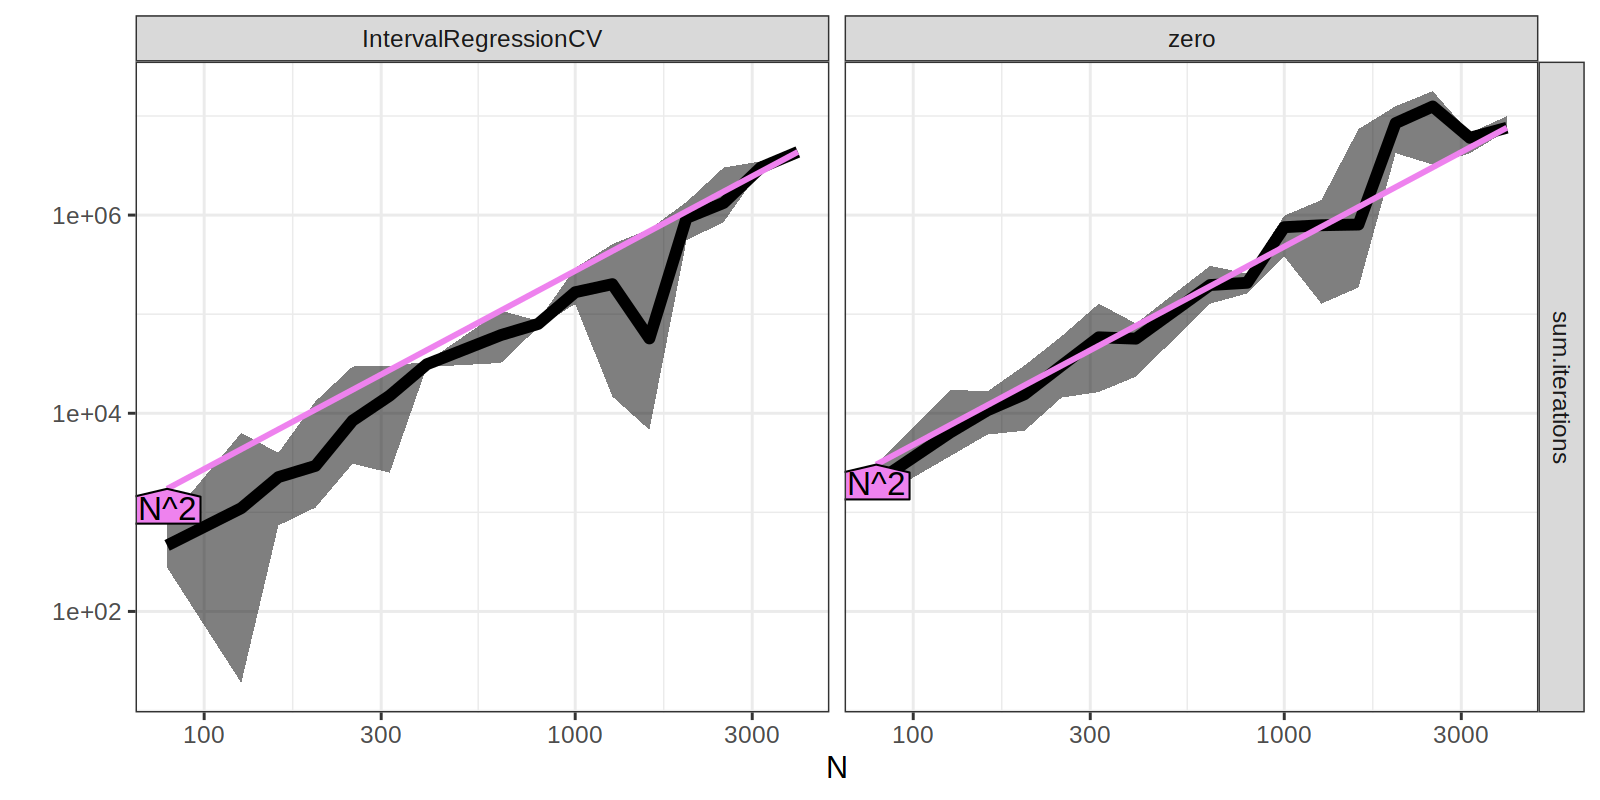

Generate this figure with R:
library(ggplot2)
library(data.table)
setDTthreads(1)
cache.name <- "figure-line-search-complexity-cache.rds"
if(FALSE){
  unlink(file.path(testFold.vec, cache.name), recursive=TRUE)
}

##TODO add for loop over line search set, subtrain or validation?

## > mb[per.set, on=list(set)][order(labels)]
##     megabytes                      set labels
##  1:       554       H3K36me3_TDH_other    200
##  2:       377      H3K36me3_TDH_ENCODE    338
##  3:       375       H3K4me3_TDH_ENCODE    525
##  4:       592       H3K27me3_RL_cancer    570
##  5:       798         H3K27ac_TDH_some    627
##  6:       906      H3K36me3_TDH_immune    630
##  7:       296        H3K27me3_TDH_some    696
##  8:      2407          CTCF_TDH_ENCODE   1378
##  9:      3223           H3K4me1_TDH_BP   1584
## 10:      5871       H3K36me3_AM_immune   1743
## 11:      6407          ATAC_JV_adipose   3241
## 12:      3017       H3K4me3_PGP_immune   3780
## 13:      2902       H3K4me3_TDH_immune   3807
## 14:      5421 H3K27ac-H3K4me3_TDHAM_BP  15961
(testFold.vec <- Sys.glob("../neuroblastoma-data/data/*/cv/*/testFolds/*"))
testFold.path <- "../neuroblastoma-data/data/H3K27ac-H3K4me3_TDHAM_BP/cv/equal_labels/testFolds/3"
seed <- 1
init.name="zero"
aum.type="count"
OneBatch <- function(testFold.path, aum.type){
  library(data.table)
  cv.path <- dirname(dirname(testFold.path))
  folds.csv <- file.path(cv.path, "folds.csv")
  cv.type <- basename(cv.path)
  test.fold <- basename(testFold.path)
  data.dir <- dirname(dirname(cv.path))
  data.name <- basename(data.dir)
  data.list <- list()
  for(f in c("inputs", "outputs", "evaluation")){
    f.csv.xz <- file.path(data.dir, paste0(f, ".csv.xz"))
    if(file.exists(f.csv.xz)){
      system(paste("unxz", f.csv.xz))
    }
    f.csv <- file.path(data.dir, paste0(f, ".csv"))
    f.dt <- data.table::fread(f.csv)
    data.list[[f]] <- f.dt
  }
  ## replace positive fn at end with 0 to avoid AUM=Inf.
  data.list$evaluation[, `:=`(
    min.fn=min(fn),
    max.fp=max(fp),
    min.lambda = exp(min.log.lambda),
    example=sequenceID
  ), by=sequenceID]
  bad <- data.list$evaluation[min.log.lambda == -Inf & min.fn < fn]
  if(nrow(bad)){
    print(bad)
  }
  data.list$evaluation[min.log.lambda == -Inf & 0 < fn]
  ## code below not necessary since this does not happen in our real
  ## data sets, but it could theoretically in some data.
  data.list$aum.input <- data.table(data.list$evaluation)[, `:=`(
    possible.fn=possible.fn-min.fn,
    fn=fn-min.fn,
    possible.fp=max.fp
  ), by=sequenceID]
  ## read folds.  
  folds.dt <- data.table::fread(folds.csv)
  folds.dt[fold == test.fold, set := "test"]
  folds.dt[fold != test.fold, set := rep(
    c("subtrain", "validation"), l=.N)]
  folds.dt[, table(fold, set)]
  X.all <- scale(data.list$inputs[, -1])#rm seqID.
  rownames(X.all) <- data.list$inputs$sequenceID
  X.finite <- X.all[, apply(is.finite(X.all), 2, all)]
  set.vec <- folds.dt[rownames(X.finite), set, on="sequenceID"]
  seqs.list <- list()
  diffs.list <- list()
  aum.vec.list <- list()
  for(s in unique(folds.dt$set)){
    seqs.set <- folds.dt[s==set, sequenceID]
    seqs.list[[s]] <- seqs.set
    seqs.diff <- aum::aum_diffs_penalty(
      data.list$evaluation,
      seqs.set,
      denominator=aum.type)
    diffs.list[[s]] <- seqs.diff
  }
  n.subtrain.diffs <- nrow(diffs.list$subtrain)
  totals <- colSums(diffs.list$subtrain[, .(fp_diff, fn_diff)])
  X.subtrain <- X.finite[set.vec=="subtrain",]
  neg.t.X.subtrain <- -t(X.subtrain)
  seqs.train <- with(seqs.list, c(subtrain, validation))
  y.train <- data.list[["outputs"]][
    seqs.train,
    cbind(min.log.lambda, max.log.lambda),
    on="sequenceID"]
  keep <- apply(is.finite(y.train), 1, any)
  X.train <- X.finite[seqs.train, ]
  N.param <- ncol(X.finite)+1
  init.param <- structure(
    rep(0, N.param),
    names=c("(Intercept)",colnames(X.finite)))
  init.fun.list <- list(
    IntervalRegressionCV=function(){
      fit <- penaltyLearning::IntervalRegressionCV(
        X.train[keep, ],
        y.train[keep, ])
      some.param <- fit[["param.mat"]]
      init.param[names(some.param)] <- some.param
      init.param
    },
    zero=function(){
      init.param+rnorm(N.param)
    }
  )
  iteration.dt.list <- list()
  considered.dt.list <- list()
  obj.sign.list <- list(max.auc=-1, min.aum=1)
  for(seed in 1:4)for(init.name in names(init.fun.list)){
    init.fun <- init.fun.list[[init.name]]
    set.seed(seed)
    int.weights <- init.fun()
    for(maxIterations in names(obj.sign.list)){
      objective <- sub(".*[.]", "", maxIterations)
      computeROC <- function(w, i, set){
        pred.pen.vec <- (X.finite %*% w) + i
        pred.dt <- data.table(
          sequenceID=rownames(pred.pen.vec),
          pred.log.lambda=-as.numeric(pred.pen.vec))
        is.set <- set.vec==set
        set.dt <- pred.dt[is.set]
        L <- penaltyLearning::ROChange(
          data.list$evaluation, set.dt, "sequenceID")
        alist <- aum_auc(diffs.list[[set]], pred.pen.vec[ seqs.list[[set]], ])
        L$aum.diffs <- alist$aum
        L$auc.diffs <- alist$auc
        L
      }
      aum_auc <- function(diffs.dt, pred.vec){
        aum.list <- aum::aum(diffs.dt, pred.vec)
        before.dt <- data.table(aum.list$total_error, key="thresh")[, `:=`(
          TPR_before=1-fn_before/-totals[["fn_diff"]],
          FPR_before=fp_before/totals[["fp_diff"]])]
        aum.list$auc <- before.dt[, .(
          FPR=c(FPR_before, 1),
          TPR=c(TPR_before, 1)
        )][, sum((FPR[-1]-FPR[-.N])*(TPR[-1]+TPR[-.N])/2)]
        aum.list
      }
      obj.sign <- obj.sign.list[[maxIterations]]
      weight.vec <- int.weights[-1]
      intercept <- int.weights[1]
      prev.obj <- Inf*obj.sign
      step.number <- 0
      while({
        summary.dt.list <- list()
        for(set in names(seqs.list)){
          set.PL <- computeROC(weight.vec, intercept, set)
          summary.dt.list[[set]] <- with(set.PL, data.table(
            set,
            thresholds[threshold=="predicted"],
            auc, aum, auc.diffs, aum.diffs))
        }
        summary.dt <- do.call(rbind, summary.dt.list)
        iteration.dt.list[[paste(
          seed, init.name, step.number, maxIterations
        )]] <- data.table(
          seed, init.name, step.number, maxIterations, summary.dt)
        new.obj <- summary.dt.list$subtrain[[paste0(objective,".diffs")]]
        improvement <- obj.sign*(prev.obj-new.obj)
        cat(sprintf(
          "seed=%d init=%s step=%d %s %f->%f\n",
          seed, init.name, step.number, maxIterations, prev.obj, new.obj))
        ##step.number < 2 &&
        1e-5 < improvement
      }){
        LS=aum::aum_line_search(diffs.list$subtrain, X.subtrain, weight.vec, maxIterations=maxIterations)
        pred.vec <- X.subtrain %*% weight.vec
        aum.list <- aum::aum(diffs.list$subtrain, pred.vec)
        pred.grad.vec <- rowMeans(aum.list$derivative_mat)
        direction.vec <- neg.t.X.subtrain %*% pred.grad.vec
        step.grid <- 10^seq(-9, 0)
        take.step <- function(s){
          weight.vec+s*direction.vec
        }
        grid.dt <- data.table(step.size=step.grid)[, {
          step.weight <- take.step(step.size)
          grid.aum <- aum_auc(diffs.list$subtrain, X.subtrain %*% step.weight)
          with(grid.aum, data.table(auc, aum))
        }, by=step.size]
        considered.dt.list[[paste(
          seed, init.name, maxIterations, step.number
        )]] <- data.table(
          seed, init.name, maxIterations, step.number, n.subtrain.diffs, LS$line_search_result)
        weight.vec <- take.step(LS$line_search_result[["step.size"]])
        new.aum <- aum::aum(diffs.list$subtrain, X.subtrain %*% weight.vec)
        err.thresh <- data.table(
          new.aum$total_error,key="thresh"
        )[, err_before := fp_before+fn_before][, .(
          thresh=c(thresh[1]-1,thresh[-1]-diff(thresh)/2,thresh[.N]+1),
          err=c(err_before,sum(diffs.list$subtrain$fp_diff))
        )]
        intercept <- err.thresh[which.min(err), thresh]
        step.number <- step.number+1
        prev.obj <- new.obj
      }#step.number
    }#maxIterations
  }#seed/init.name
  list(
    sets=data.table(
      do.call(rbind, iteration.dt.list),
      data.name, cv.type, test.fold),
    steps=data.table(
      rbindlist(considered.dt.list),
      data.name, cv.type, test.fold))
}

args.dt <- data.table::CJ(
  testFold.path=testFold.vec,
  aum.type=c("rate","count")
)

## Run on SLURM.
registry.dir <- "figure-line-search-complexity"
reg=batchtools::loadRegistry(registry.dir)
batchtools::getStatus(reg=reg)
batchtools::findExpired(reg=reg)
status.dt <- batchtools::getJobStatus(reg=reg)
status.dt[!is.na(error)]
status.dt[!is.na(done)]

#analyze.
done.ids <- status.dt[is.na(error) & !is.na(done), job.id]
for(done.i in seq_along(done.ids)){
  job.id <- done.ids[[done.i]]
  args.row <- args.dt[job.id]
  ls.dir <- file.path(args.row$testFold.path, "line_search", "complexity")
  dir.create(ls.dir, showWarnings = FALSE, recursive = TRUE)
  ls.csv <- file.path(ls.dir, paste0(args.row$aum.type, ".csv"))
  if(!file.exists(ls.csv)){
    cat(sprintf("%4d / %4d %s\n", done.i, length(done.ids), ls.csv))
    res <- batchtools::loadResult(job.id)
    fwrite(res$steps, ls.csv)
  }  
}

if(FALSE){
  unlink(registry.dir, recursive=TRUE)
}
reg <- batchtools::makeRegistry(registry.dir)
batchtools::batchMap(OneBatch, args=args.dt, reg=reg)
job.table <- batchtools::getJobTable(reg=reg)
chunks <- data.frame(job.table, chunk=1)
batchtools::submitJobs(chunks, resources=list(
  walltime = 24*60*60,#seconds
  memory = 32000,#megabytes per cpu
  ncpus=1,  #>1 for multicore/parallel jobs.
  ntasks=1, #>1 for MPI jobs.
  chunks.as.arrayjobs=TRUE), reg=reg)

batchtools::getStatus(reg=reg)
status.dt <- batchtools::getJobStatus(reg=reg)
status.dt[!is.na(error)]
status.dt[!is.na(done)]

batchtools::testJob(4, reg=reg)
args.dt[21]

## Run locally.
for(args.i in 1:nrow(args.dt)){
  args.row <- args.dt[args.i]
  cache.rds <- args.row[, file.path(testFold.path, paste0(aum.type, ".rds"))]
  all.it.list[[args.i]] <- if(file.exists(cache.rds)){
    readRDS(cache.rds)
  }else{
    cat(sprintf("%4d / %4d\n", args.i, length(args.dt)))
    print(args.row)
    iteration.list <- do.call(OneBatch, args.row)
    saveRDS(iteration.list, cache.rds)
  }
}

## analyze.
cache.vec <- Sys.glob(file.path(
  "../neuroblastoma-data/data/*/cv/*/testFolds/*",
  cache.name))
for(cache.i in seq_along(cache.vec)){
  cache.rds <- cache.vec[[cache.i]]
  L <- readRDS(cache.rds)
  algo.cols <- c("seed","init.name","algo")
  step.cols <- c(algo.cols,"step.number")
  best.steps <- L$steps[, .SD[which.min(aum)], by=step.cols][,c(step.cols,"search"),with=FALSE]
  join.dt <- L$sets[set != "test"][best.steps, on=step.cols]
  min.dt <- join.dt[set=="validation", .SD[which.min(aum)], by=.(seed,init.name,set)]

  ggplot()+
    geom_line(aes(
      step.number, aum, color=algo),
      data=join.dt)+
    geom_point(aes(
      step.number, aum, color=algo),
      shape=1,
      data=join.dt[search=="exact"])+
    geom_point(aes(
      step.number, aum, color=algo),
      data=min.dt)+
    facet_wrap(~seed+ init.name + set,scales="free")
  
}

#analyze 2
type.csv.vec <- Sys.glob(file.path(testFold.vec, "line_search","complexity", "*.csv"))
total.dt.list <- list()
for(type.csv.i in seq_along(type.csv.vec)){
  type.csv <- type.csv.vec[[type.csv.i]]
  aum.type <- sub(".csv","",basename(type.csv))
  type.dt <- fread(type.csv)
  type.total.dt <- type.dt[, .(
    aum.type, steps=.N, sum.iterations=sum(q.size), mean.iterations=mean(q.size)
  ), by=.(
    data.name, cv.type, test.fold, seed, init.name, maxIterations, n.subtrain.diffs
  )]
  total.dt.list[[type.csv]] <- type.total.dt
}
total.dt <- rbindlist(total.dt.list)
fwrite(total.dt, "figure-line-search-complexity.csv")
rfac <- 10
total.dt[, N:= 10^(round(log10(n.subtrain.diffs)*rfac)/rfac)]

L <- list(measurements=total.dt[maxIterations=="min.aum", data.table(
  iterations=mean(sum.iterations),
  min=min(sum.iterations),
  max=max(sum.iterations)
), by=.(expr.name=paste(aum.type, init.name), N)])
my_funs <- list(
  N=function(N)log10(N),
  "N \\log N"=function(N)log10(N) + log10(log(N)),
  "N^2"=function(N)2*log10(N))
best <- atime::references_best(L, unit.col.vec="iterations", fun.list=my_funs)
meas <- best[["measurements"]]
ref.dt <- best[["references"]]
ref.color <- "violet"
emp.color <- "black"
gg <- ggplot2::ggplot()+
  ggplot2::facet_grid(unit ~ expr.name, scales="free")+
  ggplot2::theme_bw()+
  ggplot2::geom_ribbon(ggplot2::aes(
    N, ymin=min, ymax=max),
    data=meas,
    fill=emp.color,
    alpha=0.5)+
  ggplot2::geom_line(ggplot2::aes(
    N, empirical),
    size=2,
    color=emp.color,
    data=meas)+
  ggplot2::geom_line(ggplot2::aes(
    N, reference, group=fun.name),
    color=ref.color,
    size=1,
    data=ref.dt)+
  ggplot2::scale_y_log10("")+
  ggplot2::scale_x_log10()
if(requireNamespace("directlabels")){
  gg+
    directlabels::geom_dl(ggplot2::aes(
      N, reference, label=fun.name),
      data=ref.dt,
      color=ref.color,
      method="bottom.polygons")
}else{
  gg
}

L <- list(measurements=total.dt[maxIterations=="min.aum", data.table(
  iterations=mean(sum.iterations),
  min=min(sum.iterations),
  max=max(sum.iterations)
), by=.(expr.name=paste(init.name), N)])
my_funs <- list(
  "N^2"=function(N)2*log10(N))
best <- atime::references_best(L, unit.col.vec="iterations", fun.list=my_funs)
meas <- best[["measurements"]]
ref.dt <- best[["references"]]
ref.color <- "violet"
emp.color <- "black"
gg <- ggplot2::ggplot()+
  ggplot2::facet_grid(unit ~ expr.name, scales="free")+
  ggplot2::theme_bw()+
  ggplot2::geom_ribbon(ggplot2::aes(
    N, ymin=min, ymax=max),
    data=meas,
    fill=emp.color,
    alpha=0.5)+
  ggplot2::geom_line(ggplot2::aes(
    N, empirical),
    size=2,
    color=emp.color,
    data=meas)+
  ggplot2::geom_line(ggplot2::aes(
    N, reference, group=fun.name),
    color=ref.color,
    size=1,
    data=ref.dt)+
  ggplot2::scale_y_log10("")+
  ggplot2::scale_x_log10()
if(requireNamespace("directlabels")){
  gg+
    directlabels::geom_dl(ggplot2::aes(
      N, reference, label=fun.name),
      data=ref.dt,
      color=ref.color,
      method="bottom.polygons")
}else{
  gg
}

L <- list(measurements=total.dt[maxIterations=="min.aum", data.table(
  sum.iterations=mean(sum.iterations),
  mean.iterations=mean(mean.iterations)
), by=.(expr.name=paste(aum.type, init.name), N)]
my_funs <- list(
  N=function(N)log10(N),
  "N \\log N"=function(N)log10(N) + log10(log(N)),
  "N^2"=function(N)2*log10(N))
best <- atime::references_best(
  L, unit.col.vec=c("sum.iterations", "mean.iterations"), fun.list=my_funs)
meas <- best[["measurements"]]
ref.dt <- best[["references"]]
ref.color <- "violet"
emp.color <- "black"
gg <- ggplot2::ggplot()+
  ggplot2::facet_grid(unit ~ expr.name, scales="free")+
  ggplot2::theme_bw()+
  ggplot2::geom_line(ggplot2::aes(
    N, empirical),
    size=2,
    color=emp.color,
    data=meas)+
  ggplot2::geom_line(ggplot2::aes(
    N, reference, group=fun.name),
    color=ref.color,
    size=1,
    data=ref.dt)+
  ggplot2::scale_y_log10("")+
  ggplot2::scale_x_log10()
if(requireNamespace("directlabels")){
  gg+
    directlabels::geom_dl(ggplot2::aes(
      N, reference, label=fun.name),
      data=ref.dt,
      color=ref.color,
      method="bottom.polygons")
}else{
  gg
}

total.wide <- dcast(
  total.dt,
  N ~ .,
  value.var=c("sum.iterations", "steps"),
  fun.aggregate = list(median, min, max)
)[, expr.name := "line.search"]
L <- list(measurements=total.wide)
my_funs <- list(
  N=function(N)log10(N),
  "N \\log N"=function(N)log10(N) + log10(log(N)),
  "N^2"=function(N)2*log10(N))
best <- atime::references_best(L, unit.col.vec=c("sum.iterations_median", "steps_median"), fun.list=my_funs)
addUnit <- function(DT)DT[, Unit := sub("_median", "", unit)]
meas <- addUnit(best[["measurements"]])
ref.dt <- addUnit(best[["references"]])
ref.color <- "violet"
emp.color <- "black"
ribbon.dt <- nc::capture_melt_multiple(total.wide, Unit=".*", "_", column="min|max")
gg <- ggplot2::ggplot()+
  ggplot2::facet_grid(Unit ~ ., scales="free")+
  ggplot2::theme_bw()+
  ggplot2::geom_ribbon(ggplot2::aes(
    N, ymin=min, ymax=max),
    data=ribbon.dt,
    fill=emp.color,
    alpha=0.5)+
  ggplot2::geom_line(ggplot2::aes(
    N, empirical),
    size=2,
    color=emp.color,
    data=meas)+
  ggplot2::geom_line(ggplot2::aes(
    N, reference, group=fun.name),
    color=ref.color,
    size=1,
    data=ref.dt)+
  ggplot2::scale_y_log10("")+
  ggplot2::scale_x_log10()
if(requireNamespace("directlabels")){
  gg+
    directlabels::geom_dl(ggplot2::aes(
      N, reference, label=fun.name),
      data=ref.dt,
      color=ref.color,
      method="bottom.polygons")
}else{
  gg
}


value.var <- c("sum.iterations")
unit.col.vec <- paste0(value.var,"_median")
total.wide <- dcast(
  total.dt[maxIterations=="min.aum"],
  N + init.name ~ .,
  value.var=value.var,
  fun.aggregate = list(median, min, max, length)
)[, expr.name := init.name]
L <- list(measurements=total.wide)
my_funs <- list(
  "N^2"=function(N)2*log10(N))
best <- atime::references_best(L, unit.col.vec=unit.col.vec, fun.list=my_funs)
addUnit <- function(DT)DT[, Unit := sub("_median", "", unit)]
meas <- addUnit(best[["measurements"]])
ref.dt <- addUnit(best[["references"]])
ref.color <- "violet"
emp.color <- "black"
ribbon.dt <- nc::capture_melt_multiple(total.wide, Unit=".*", "_", column="min|max")
gg <- ggplot2::ggplot()+
  ggplot2::facet_grid(Unit ~ expr.name, scales="free")+
  ggplot2::theme_bw()+
  ggplot2::geom_ribbon(ggplot2::aes(
    N, ymin=min, ymax=max),
    data=ribbon.dt,
    fill=emp.color,
    alpha=0.5)+
  ggplot2::geom_line(ggplot2::aes(
    N, empirical),
    size=2,
    color=emp.color,
    data=meas)+
  ggplot2::geom_line(ggplot2::aes(
    N, reference, group=fun.name),
    color=ref.color,
    size=1,
    data=ref.dt)+
  ggplot2::scale_y_log10("")+
  ggplot2::scale_x_log10()
dl <- if(requireNamespace("directlabels")){
  gg+
    directlabels::geom_dl(ggplot2::aes(
      N, reference, label=fun.name),
      data=ref.dt,
      color=ref.color,
      method="bottom.polygons")
}else{
  gg
}
png('figure-line-search-complexity.png', width=8, height=4, units="in", res=200)
print(dl)
dev.off()
